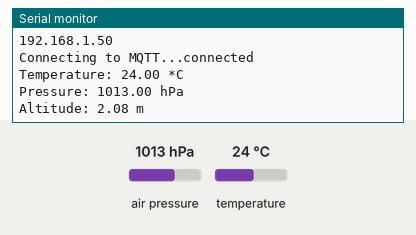
Recording of a sketch running on a simulated ESP32. On the bench: the last lines printed to the serial monitor. Inputs (shaded band) come from the test bench; at power-on: air pressure 1013 hPa, temperature 24 °C. WiFi joins after 1.5 s; servers stay silent unless stated; no MQTT or app messages arrive unless stated.

Above: at 2.8 s.
2.9 s: air pressure set to 952 hPa
5.9 s: temperature set to 12 °C
At 7.2 s:
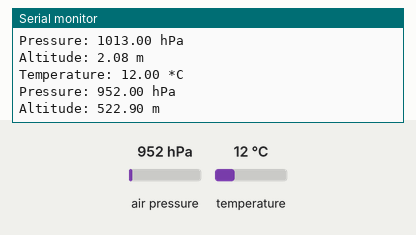
8.9 s: air pressure set to 975 hPa
At 12.6 s:
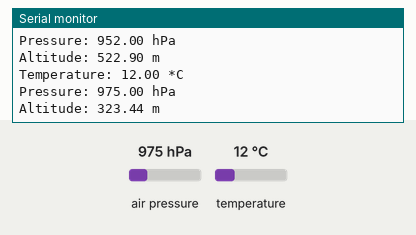
Timing chart, 0 to 14.1 s (numbered marks = the images above; inputs shaded):
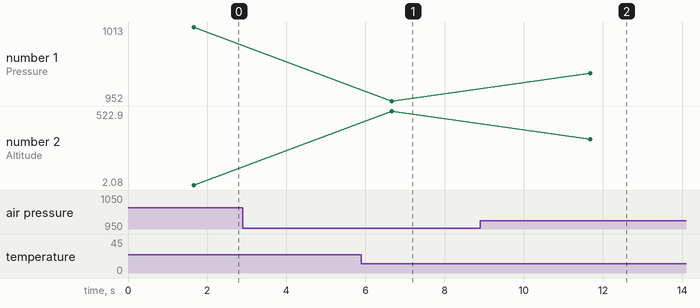

The sketch:

BMP180_sender.ino
```cpp
#include <Wire.h>
#include <Adafruit_BMP085.h>
#include <WiFi.h>
#include <PubSubClient.h>

// WiFi credentials
const char* ssid = "YOUR_WIFI_SSID";
const char* password = "YOUR_WIFI_PASSWORD";

// MQTT broker
const char* mqtt_server = "broker.emqx.io";

// BMP180 object
Adafruit_BMP085 bmp;

// WiFi and MQTT clients
WiFiClient espClient;
PubSubClient client(espClient);

void setup_wifi() {
  delay(100);
  Serial.println("Connecting to WiFi...");
  WiFi.begin(ssid, password);

  while (WiFi.status() != WL_CONNECTED) {
    delay(500);
    Serial.print(".");
  }
  Serial.println("\nWiFi connected. IP address: ");
  Serial.println(WiFi.localIP());
}

void reconnect() {
  while (!client.connected()) {
    Serial.print("Connecting to MQTT...");
    if (client.connect("ESP32_BMP180_Client")) {
      Serial.println("connected");
    } else {
      Serial.print("Failed, rc=");
      Serial.print(client.state());
      Serial.println(" trying again in 5 seconds...");
      delay(5000);
    }
  }
}

void setup() {
  Serial.begin(115200);

  // BMP180 Initialization
  if (!bmp.begin()) {
    Serial.println("Could not find a valid BMP180 sensor, check wiring!");
    while (1);
  }

  setup_wifi();
  client.setServer(mqtt_server, 1883);
}

void loop() {
  if (!client.connected()) {
    reconnect();
  }
  client.loop();

  float temperature = bmp.readTemperature();
  float pressure = bmp.readPressure() / 100.0;  // hPa
  float altitude = bmp.readAltitude();

  // Publish to MQTT
  client.publish("sensor/bmp180/temp", String(temperature).c_str(), true);
  client.publish("sensor/bmp180/pres", String(pressure).c_str(), true);
  client.publish("sensor/bmp180/alt", String(altitude).c_str(), true);

  // Print to Serial
  Serial.print("Temperature: ");
  Serial.print(temperature);
  Serial.println(" *C");

  Serial.print("Pressure: ");
  Serial.print(pressure);
  Serial.println(" hPa");

  Serial.print("Altitude: ");
  Serial.print(altitude);
  Serial.println(" m");

  delay(5000); // Send every 5 seconds
}
```

Measured:
- after the input at 5.9 s, the serial monitor: prints a new line after 0.77 s (image 1)
- after the input at 8.9 s, the serial monitor: prints a new line after 2.8 s (image 2)
- plotted number 1: 952 → 975 after the input at 8.9 s
- plotted number 2: 522.9 → 323.44 after the input at 8.9 s
